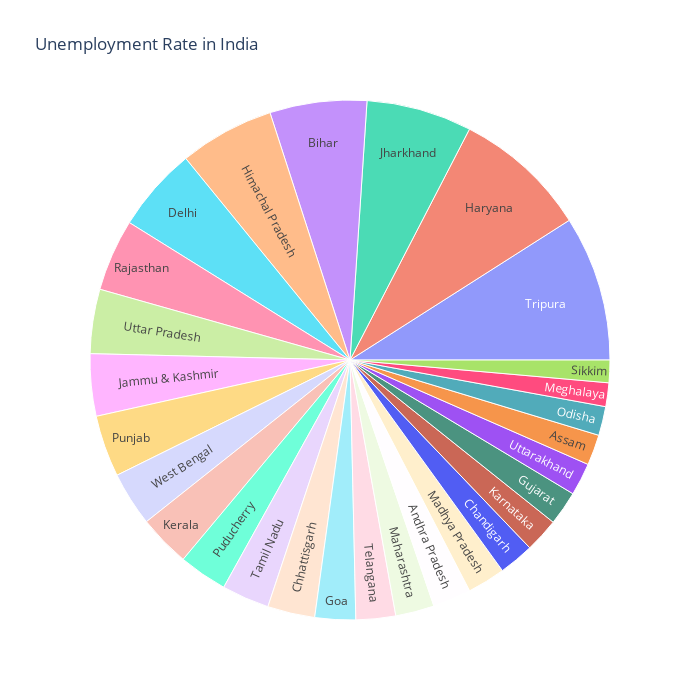

Notebook code cell kept with this figure:
### Code cell
unemploment = df[["Region",'Unemployment Rate']]
figure = px.sunburst(unemploment, path=["Region"], 
                     values='Unemployment Rate',
                     width=700, height=700, 
                     title="Unemployment Rate in India")
figure.show()

### Figure 1 — Plotly figure (JSON) as saved in the notebook; plotly's stock layout.template omitted (floating-point values rounded to 4 significant figures)
{"data": [{"branchvalues": "total", "domain": {"x": [0, 1], "y": [0, 1]}, "hovertemplate": "labels=%{label}<br>Unemployment Rate=%{value}<br>parent=%{parent}<br>id=%{id}<extra></extra>", "ids": ["Andhra Pradesh", "Assam", "Bihar", "Chandigarh", "Chhattisgarh", "Delhi", "Goa", "Gujarat", "Haryana", "Himachal Pradesh", "Jammu & Kashmir", "Jharkhand", "Karnataka", "Kerala", "Madhya Pradesh", "Maharashtra", "Meghalaya", "Odisha", "Puducherry", "Punjab", "Rajasthan", "Sikkim", "Tamil Nadu", "Telangana", "Tripura", "Uttar Pradesh", "Uttarakhand", "West Bengal"], "labels": ["Andhra Pradesh", "Assam", "Bihar", "Chandigarh", "Chhattisgarh", "Delhi", "Goa", "Gujarat", "Haryana", "Himachal Pradesh", "Jammu & Kashmir", "Jharkhand", "Karnataka", "Kerala", "Madhya Pradesh", "Maharashtra", "Meghalaya", "Odisha", "Puducherry", "Punjab", "Rajasthan", "Sikkim", "Tamil Nadu", "Telangana", "Tripura", "Uttar Pradesh", "Uttarakhand", "West Bengal"], "name": "", "parents": ["", "", "", "", "", "", "", "", "", "", "", "", "", "", "", "", "", "", "", "", "", "", "", "", "", "", "", ""], "type": "sunburst", "values": [209.4, 167.1, 529.7, 191.9, 258.7, 461.9, 222.6, 186.6, 735.9, 519.1, 340.0, 576.4, 186.9, 283.5, 207.4, 211.6, 129.6, 158.4, 265.6, 336.9, 393.6, 123.2, 260.0, 216.7, 793.8, 351.4, 177.7, 296.7]}], "layout": {"height": 700, "legend": {"tracegroupgap": 0}, "title": {"text": "Unemployment Rate in India"}, "width": 700}}
